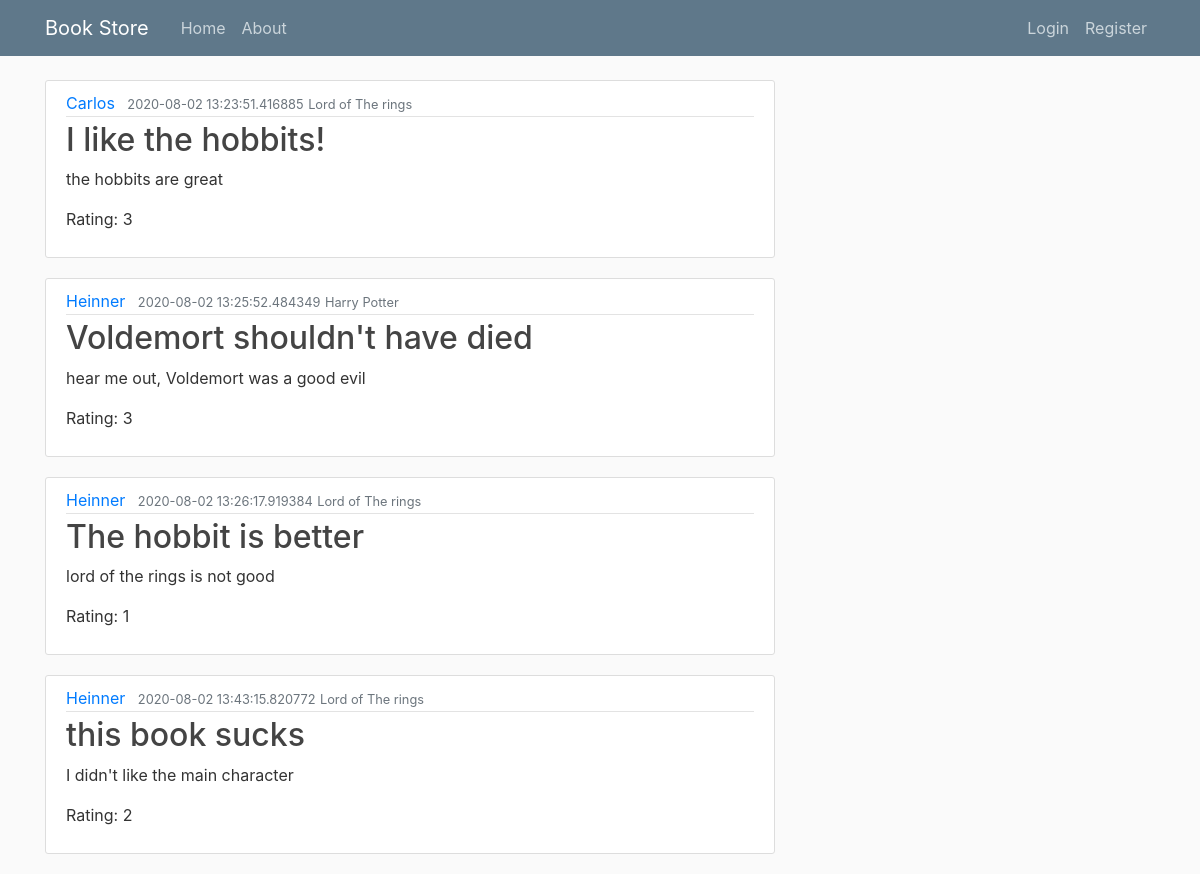
The page /home on the database its author committed.
### flaskblog/models.py (models this page shows, shortened)
class Post(db.Model):
    id = db.Column(db.Integer, primary_key=True)
    title = db.Column(db.String(100), nullable=False)
    date_posted = db.Column(db.DateTime, nullable=False, default=datetime.utcnow)
    content = db.Column(db.Text, nullable=False)
    user_id = db.Column(db.Integer, db.ForeignKey('user.id'), nullable=False)
    book_id = db.Column(db.Integer, db.ForeignKey('book.id'), nullable = True)
    rating = db.Column(db.Integer, nullable = False)
    books = db.relationship('Book',backref = 'post',lazy = True)

class User(db.Model,UserMixin):
    id = db.Column(db.Integer, primary_key=True)
    username = db.Column(db.String(20), unique=True, nullable=False)
    email = db.Column(db.String(120), unique=True, nullable=False)
    password = db.Column(db.String(60), nullable=False)
    posts = db.relationship('Post', backref='author', lazy=True)

class Book (db.Model):
    id = db.Column(db.Integer, primary_key = True)
    isbn = db.Column(db.String, unique = True, nullable = False)
    title = db.Column(db.String, nullable=False)
    author = db.Column(db.String, nullable=False)
    description = db.Column(db.String, nullable = False)
    publisher = db.Column(db.String, nullable = False)
    price = db.Column(db.Integer, nullable = False)
    copies_sold = db.Column(db.Integer, nullable = False)
    genre = db.Column(db.String, nullable = False)
    publicationyear = db.Column(db.Integer, nullable=False)
    reviews = db.relationship('Post', backref="book", lazy=True)

### flaskblog/routes.py (the view)
@app.route("/")
@app.route("/home")
def home():
    posts = Post.query.all()
    return render_template('home.html', posts=posts)

### flaskblog/templates/home.html
{% extends "layout.html" %}
{% block content %}
    {% for post in posts %}
        <article class="media content-section">
          <div class="media-body">
            <div class="article-metadata">
              <a class="mr-2" href="#">{{ post.author.username }}</a>
              <small class="text-muted">{{ post.date_posted }}</small>
              <small class="text-muted">{{ post.book.title }}</small>
            </div>
             <h2><a class="article-title" href="#">{{ post.title}}</a></h2>
            <p class="article-content">{{ post.content }}</p>
            <p class="article-content">Rating: </label>{{ post.rating }}</p>
          </div>
        </article>
    {% endfor %}
{% endblock content %}

### flaskblog/templates/layout.html (shortened to what this page needs)
<!DOCTYPE html>
<html>
<head>
    <link rel="stylesheet" href="https://maxcdn.bootstrapcdn.com/bootstrap/4.0.0/css/bootstrap.min.css">
    <link rel="stylesheet" type="text/css" href="{{ url_for('static', filename='main.css') }}">
</head>
<body>
    <header class="site-header">
      <nav class="navbar navbar-expand-md navbar-dark bg-steel fixed-top">
        <div class="container">
          <a class="navbar-brand mr-4" href="/">Book Store</a>
          <div class="collapse navbar-collapse" id="navbarToggle">
            <div class="navbar-nav mr-auto">
              <a class="nav-item nav-link" href="{{ url_for('home') }}">Home</a>
              <a class="nav-item nav-link" href="{{ url_for('about') }}">About</a>
            </div>
            <div class="navbar-nav">
              {%if current_user.is_authenticated %}
              <a class="nav-item nav-link" href="{{ url_for('new_post') }}">Books</a>
              <a class="nav-item nav-link" href="{{ url_for('new_book') }}">InsertBook</a>
              <a class="nav-item nav-link" href="{{ url_for('logout') }}">Logout</a>
              {% else %}
                <a class="nav-item nav-link" href="{{ url_for('login') }}">Login</a>
                <a class="nav-item nav-link" href="{{ url_for('register') }}">Register</a>
              {% endif %}
            </div>
          </div>
        </div>
      </nav>
    </header>
    <main role="main" class="container">
      <div class="row">
        <div class="col-md-8">
          {% block content %}{% endblock %}
        </div>
          </div>
    </main>
</body>
</html>

### flaskblog/static/main.css (style rules this page uses)
body { background: #fafafa; color: #333333; margin-top: 5rem; }
h1, h2, h3, h4, h5, h6 { color: #444444; }
.bg-steel { background-color: #5f788a; }
.site-header .navbar-nav .nav-link { color: #cbd5db; }
.content-section { background: #ffffff; padding: 10px 20px; border: 1px solid #dddddd; border-radius: 3px; margin-bottom: 20px; }
.article-title { color: #444444; }
.article-content { white-space: pre-line; }
.article-metadata { padding-bottom: 1px; margin-bottom: 4px; border-bottom: 1px solid #e3e3e3 }

### rows shown on the page
Post: author.username "Carlos", date_posted "2020-08-02 13:23:51.416885", book "Lord of The rings", title "I like the hobbits!", content "the hobbits are great", rating "3"
Post: author.username "Heinner", date_posted "2020-08-02 13:25:52.484349", book "Harry Potter", title "Voldemort shouldn't have died", content "hear me out, Voldemort was a good evil", rating "3"
Post: author.username "Heinner", date_posted "2020-08-02 13:26:17.919384", book "Lord of The rings", title "The hobbit is better", content "lord of the rings is not good", rating "1"
Post: author.username "Heinner", date_posted "2020-08-02 13:43:15.820772", book "Lord of The rings", title "this book sucks", content "I didn't like the main character", rating "2"
